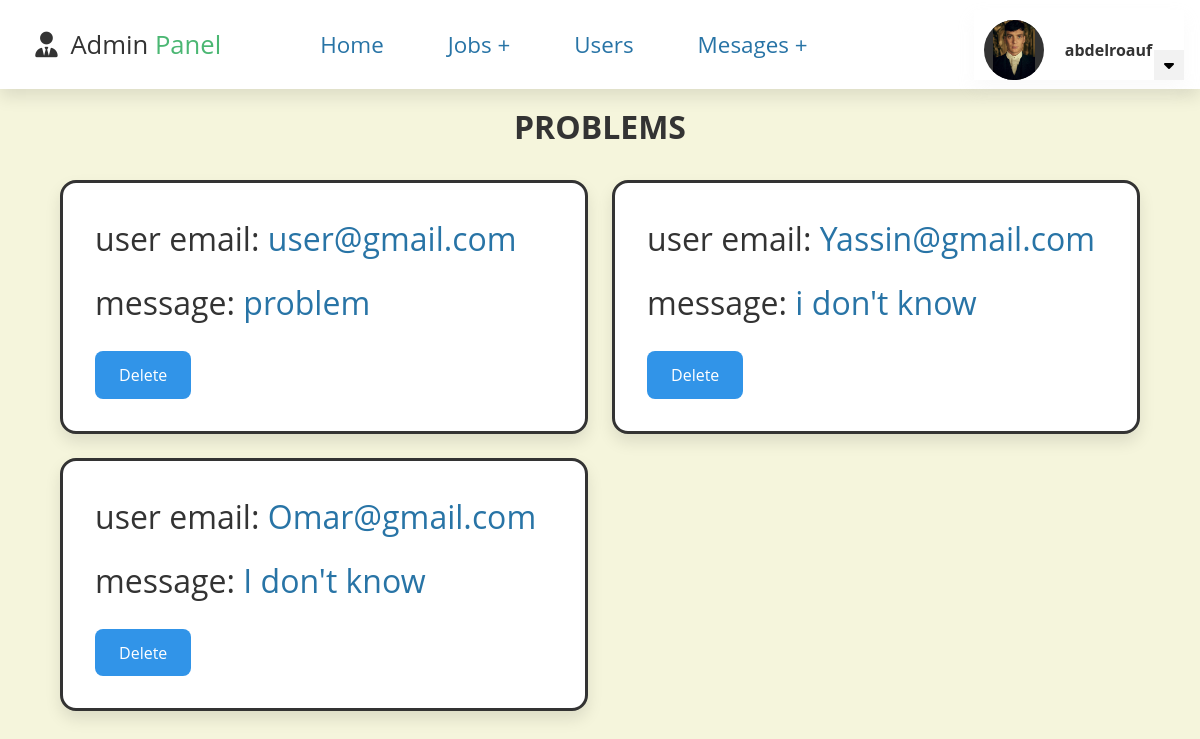
The app's page /admin_supports.php (signed in) with its own data.
### tables this page shows
CREATE TABLE `support` (
  `id` int(100) NOT NULL,
  `user_email` varchar(100) NOT NULL,
  `message` varchar(500) NOT NULL
);

### admin_supports.php (the view, shortened to what this page needs)
<?php
@include 'config.php';
?>
<!DOCTYPE html>
<html lang="en">
<head>
    <link href='https://unpkg.com/boxicons@2.1.4/css/boxicons.min.css' rel='stylesheet'>
    <link rel="stylesheet" href="https://cdnjs.cloudflare.com/ajax/libs/font-awesome/6.2.1/css/all.min.css">
    <link rel="stylesheet" href="admin_style.css">
</head>
<body>
<?php @include 'admin_header.php'; ?>
<section class="messages">
    <h1 class="title">Problems</h1>
    <div class="box-container">
    <?php
    $select_message = mysqli_query($conn, "SELECT * FROM `support`") or die('query failed');
    if(mysqli_num_rows($select_message) > 0){
        while($fetch_message = mysqli_fetch_assoc($select_message)){
    ?>
    <div class="box">
        <p>user email: <span><?php echo $fetch_message['user_email']; ?></span></p>
        <p>message: <span><?php echo $fetch_message['message']; ?></span></p>
        <a href="admin_contacts.php?delete=<?php echo $fetch_message['id']; ?>" onclick="return confirm('delete this message?');" class="delete-btn">delete</a>
    </div>
    <?php
        }
    }else{
        echo '<p class="empty">you have no messages! :(</p>';
    }
    ?>
</div>
</section>
</body>
</html>

### admin_style.css (style rules this page uses)
:root { --move: #3c00a0; --black_blue: #130f40; --light_green: #1F618D; --light_blue: #2874A6; --blue: #3194E8; --blue_green: #33F2EA; --light_white: #cccccc40; --green:#4BB773; --gray:#A3A3A3; --black: #333; --white: #fff; --border: .2rem solid var(--black); --box-shadow:0 .5rem 1rem rgba(0, 0, 0, .1); }
* { margin: 0; padding: 0; box-sizing: border-box; font-family: 'Open Sans', sans-serif; outline: none; border: none; text-decoration: none; transition: all .2s linear; }
html { overflow-x: hidden; scroll-behavior: smooth; scroll-padding-top: 6.5rem; }
body { background: beige; font-size: 16px; position: relative; }
section { padding: 1rem 2rem; }
.title { text-align: center; margin-bottom: 2rem; color: var(--black); text-transform: uppercase; font-size: 2rem; }
.delete-btn { display: inline-block; border-radius: .5rem; margin-top: .5rem; font-size: 1rem; color: var(--white); cursor: pointer; padding: .8rem 1.5rem; text-align: center; text-transform: capitalize; background: var(--blue); }
.messages .box-container { display: grid; grid-template-columns: repeat(auto-fit, 33rem); gap: 1.5rem; align-items: flex-start; max-width: 1200px; margin: 0 auto; justify-content: center; }
.messages .box-container .box { padding: 2rem; border: var(--border); background-color: var(--white); box-shadow: var(--box-shadow); border-radius: 1rem; }
.messages .box-container .box p { font-size: 2rem; color: var(--black); margin-bottom: 1rem; line-height: 1.5; }
.messages .box-container .box p span { color: var(--light_blue); }

### records on screen
support: user_email "user@gmail.com", message "problem"
support: user_email "Yassin@gmail.com", message "i don't know"
support: user_email "Omar@gmail.com", message "I don't know"

### other values on screen
$_SESSION['admin_name'] "abdelroauf"
